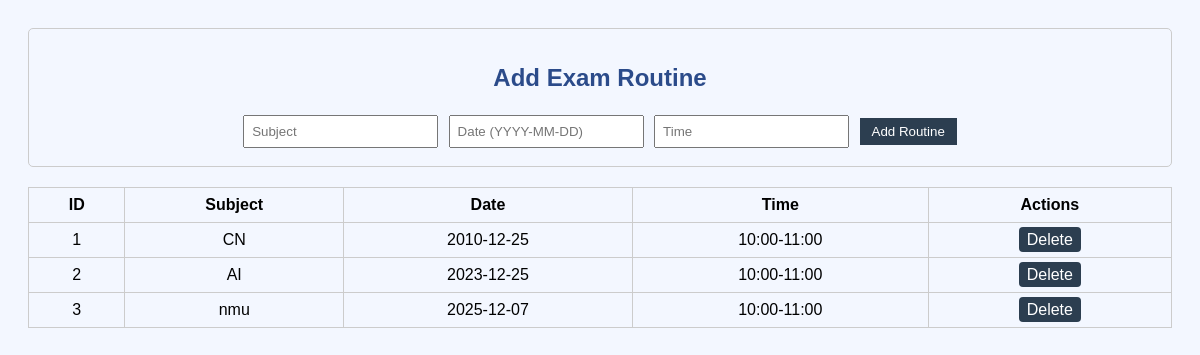
The page /exam_routine.php on the database its author committed.
### tables this page shows
CREATE TABLE `exam_routine` (
  `id` int(11) NOT NULL,
  `subject` varchar(100) NOT NULL,
  `date` date NOT NULL,
  `time` varchar(20) NOT NULL
);

### exam_routine.php (the view, shortened to what this page needs)
<?php
include 'db_connect.php';
?>
<!DOCTYPE html>
<html lang="en">
<head>
<link rel="stylesheet" href="style.css">
</head>
<body>
<div class="add-form">
<h2>Add Exam Routine</h2>
<form method="post">
<input type="text" name="subject" placeholder="Subject" required>
<input type="text" name="date" placeholder="Date (YYYY-MM-DD)" required>
<input type="text" name="time" placeholder="Time" required>
<input type="submit" name="add" value="Add Routine">
</form>
</div>
<?php
$res = mysqli_query($conn,"SELECT * FROM exam_routine ORDER BY date ASC,time ASC");
?>
<table>
<tr><th>ID</th><th>Subject</th><th>Date</th><th>Time</th><th>Actions</th></tr>
<?php
while($row=mysqli_fetch_assoc($res)){
    echo "<tr>
    <td>{$row['id']}</td>
    <td>{$row['subject']}</td>
    <td>{$row['date']}</td>
    <td>{$row['time']}</td>
    <td>
        <a class='action-btn' href='exam_routine.php?delete={$row['id']}' onclick=\"return confirm('Delete?')\">Delete</a>
    </td>
    </tr>";
}
?>
</table>
</body>
</html>

### style.css (style rules this page uses)
body { font-family: Arial; text-align: center; background: #f3f7ff; }
h1, h2 { color: #2b4b8a; }
form input, form button { padding: 7px; margin: 3px; }
table { margin: 20px auto; border-collapse: collapse; width: 80%; }
th, td { padding: 8px 12px; border: 1px solid #999; }

### exam_routine.php (style rules this page uses)
body { font-family:Arial;padding:20px; }
table { width:100%;border-collapse:collapse;margin-top:10px; }
th,td { border:1px solid #ccc;padding:8px;text-align:center; }
input, select { padding:5px;margin:3px; }
input[type="submit"] { padding:6px 12px;margin-top:5px;background:#2c3e50;color:white;border:none; }
.action-btn { padding:4px 8px;margin:2px;text-decoration:none;background:#2c3e50;color:white;border-radius:4px; }
.add-form { margin-bottom:20px;border:1px solid #ccc;padding:15px;border-radius:5px; }

### rows shown on the page
exam_routine: id "1", subject "CN", date "2010-12-25", time "10:00-11:00"
exam_routine: id "2", subject "AI", date "2023-12-25", time "10:00-11:00"
exam_routine: id "3", subject "nmu", date "2025-12-07", time "10:00-11:00"
